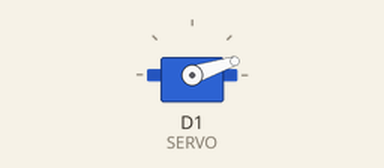
Recording of a sketch running on a simulated ESP8266 (NodeMCU). Parts: servo.

Above: at 0.05 s.
At 1.45 s:
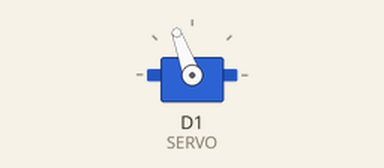
At 2.9 s:
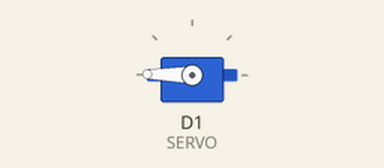
At 5.75 s:
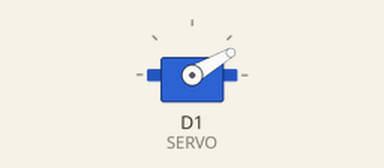
Timing chart, 0 to 7.8 s (numbered marks = the images above):
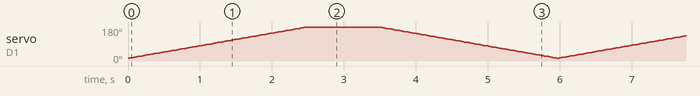

The sketch:

ServoBase.ino
```cpp
#include <Servo.h>

#define SERVO D1 // Porta Digital 6 PWM

Servo s; // Variável Servo
int pos; // Posição Servo

void setup ()
{
  s.attach(SERVO);
  Serial.begin(115200);
  s.write(0); // Inicia motor posição zero
}

void loop()
{
  for(pos = 15; pos < 180; pos++)
  {
    s.write(pos);
  delay(15);
  }
delay(1000);
  for(pos = 180; pos >= 15; pos--)
  {
    s.write(pos);
    delay(15);
  }
}
```
